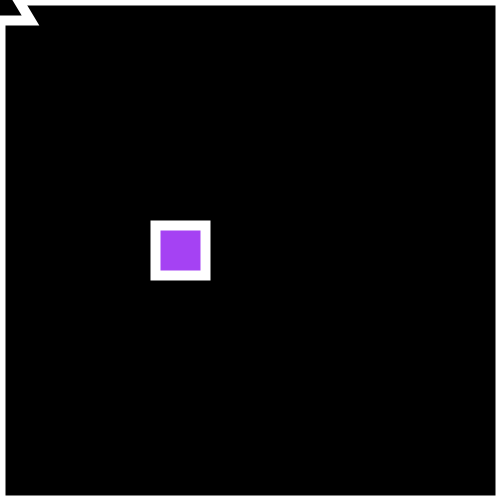
Frame 1 (no input)
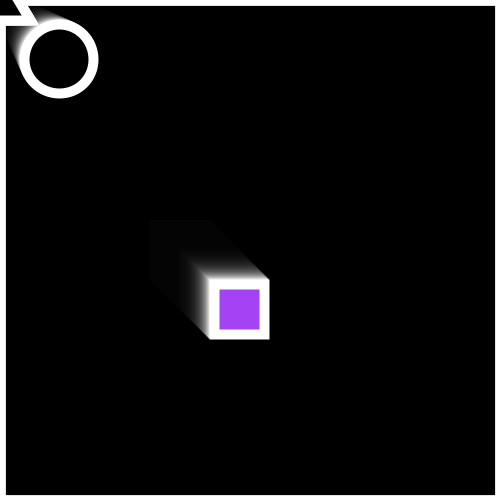
Frame 60 (the mouse pressed at the canvas centre just before this capture)
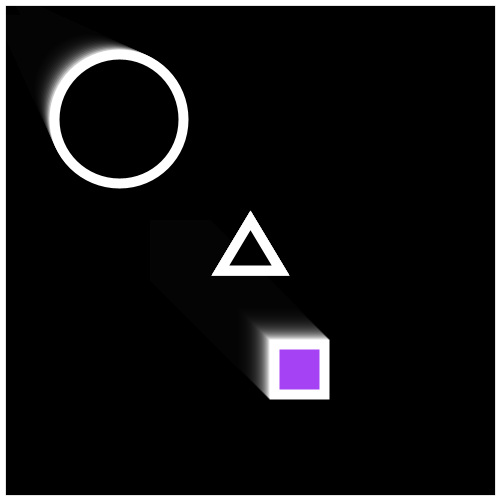
Frame 120 (the mouse held since frame 60 and released just before this capture)

The Processing sketch that drew these frames (run headless with seeded random() and noise(); from frame 60 on, the mouse is pressed at the canvas centre):

// Processing sketch: animacion_001
// ── animacion_001.pde
int circlex = 0;
int circley = 0;
int circlespan = 10;
int circlespeed = 1;

color colorRect;
int rectx;
int recty;
int boundx, boundy, speedx, speedy;

void setup(){
  size(500, 500);
  rectx = int(width * 0.6) -120;
  recty = height/2;
  
  boundx = int(0.6 * width);
  boundy = height;
  speedx = 1;
  speedy = 1;
  background(0);
  
  fill(0);
  stroke(255);
  strokeWeight(10);
  
  rectMode(CENTER);
  
  colorRect = color(random(0, 256), random(0, 256), random(0, 256));

}

void draw(){

  //background(50);
  fill(0, 30); 
  // only use when rectMode(CENTER) has been called
  rect(0+width/2, 0+height/2, width, height);
 
   // use with rectMode(CORNER)
  //rect(0+mouseX, 0+mouseY, width, height);

  fill(0);

  
  circle(circlex, circley, circlespan);
  circlex = circlex + circlespeed;
  circley = circley + circlespeed;
  circlespan = circlespan + circlespeed;
  
  if(circlex >= width){
    circlespeed = -1;
  }
  if(circlex <= 0){
    circlespeed = 1;
  }
  
  
  fill(colorRect);
  rect(rectx, recty, 50, 50);
  
  if(rectx >= boundx){
    speedx = -int(random(2,16));
    println(rectx);
    println(speedx);
    println(speedy);

    println("*****");
    //speedy = -int(random(2,16))*speedy/2;
  } else if(rectx <= 0){
    speedx = int(random(1,9));
    speedy = -int(random(1,2)*speedy);
  } else if(recty <= 0){
    speedx = -int(random(1,3))*speedx;
    speedy = -int(random(1,3))*speedy;
  } else if(recty >= boundy){
    speedx = int(speedx*random(-1.1, -1.9));
    speedy = -int(random(1,9));
  }
  
  rectx = rectx + speedx;
  recty = recty + speedy;
  
  
  //colorRect = colorRect >> 1;
  fill(0);
  
  triangle(mouseX-30, mouseY+20, mouseX+30, mouseY+20, mouseX, mouseY-30);

  
}
